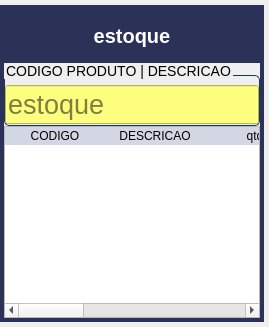
               <widget class="QWidget" name="estoque">
                <property name="styleSheet">
                 <string notr="true"/>
                </property>
                <layout class="QVBoxLayout" name="verticalLayout_10">
                 <property name="spacing">
                  <number>5</number>
                 </property>
                 <property name="leftMargin">
                  <number>0</number>
                 </property>
                 <property name="topMargin">
                  <number>5</number>
                 </property>
                 <property name="rightMargin">
                  <number>5</number>
                 </property>
                 <property name="bottomMargin">
                  <number>5</number>
                 </property>
                 <item>
                  <widget class="QFrame" name="frame_estoque_pdv">
                   <property name="styleSheet">
                    <string notr="true">QFrame#frame_estoque_pdv{
border:4px solid  #2b3157;
}</string>
                   </property>
                   <property name="frameShape">
                    <enum>QFrame::StyledPanel</enum>
                   </property>
                   <property name="frameShadow">
                    <enum>QFrame::Raised</enum>
                   </property>
                   <layout class="QVBoxLayout" name="verticalLayout_12">
                    <property name="spacing">
                     <number>0</number>
                    </property>
                    <property name="leftMargin">
                     <number>0</number>
                    </property>
                    <property name="topMargin">
                     <number>0</number>
                    </property>
                    <property name="rightMargin">
                     <number>0</number>
                    </property>
                    <property name="bottomMargin">
                     <number>0</number>
                    </property>
                    <item>
                     <widget class="QLabel" name="label">
                      <property name="font">
                       <font>
                        <pointsize>15</pointsize>
                        <bold>true</bold>
                       </font>
                      </property>
                      <property name="styleSheet">
                       <string notr="true">background-color: #2b3157;
color:white;
padding:15px</string>
                      </property>
                      <property name="text">
                       <string>estoque</string>
                      </property>
                      <property name="alignment">
                       <set>Qt::AlignCenter</set>
                      </property>
                     </widget>
                    </item>
                    <item>
                     <widget class="QGroupBox" name="groupBox_6">
                      <property name="maximumSize">
                       <size>
                        <width>16777215</width>
                        <height>80</height>
                       </size>
                      </property>
                      <property name="styleSheet">
                       <string notr="true">QGroupBox  {
    border: 1px solid gray;
    border-color: #FF17365D;
    margin-top: 12px;
    font-size: 14px;
    border-radius: 5px;

}
QGroupBox::title  {
    subcontrol-origin: margin;
    subcontrol-position: top LEFT;

}</string>
                      </property>
                      <property name="title">
                       <string>CODIGO PRODUTO | DESCRICAO</string>
                      </property>
                      <layout class="QHBoxLayout" name="horizontalLayout_6">
                       <property name="spacing">
                        <number>0</number>
                       </property>
                       <property name="leftMargin">
                        <number>0</number>
                       </property>
                       <property name="rightMargin">
                        <number>0</number>
                       </property>
                       <property name="bottomMargin">
                        <number>1</number>
                       </property>
                       <item>
                        <widget class="QLineEdit" name="line_estoque">
                         <property name="sizePolicy">
                          <sizepolicy hsizetype="Expanding" vsizetype="Expanding">
                           <horstretch>0</horstretch>
                           <verstretch>0</verstretch>
                          </sizepolicy>
                         </property>
                         <property name="font">
                          <font>
                           <pointsize>20</pointsize>
                          </font>
                         </property>
                         <property name="focusPolicy">
                          <enum>Qt::TabFocus</enum>
                         </property>
                         <property name="styleSheet">
                          <string notr="true">background-color: rgb(255, 255, 127);</string>
                         </property>
                         <property name="placeholderText">
                          <string>estoque</string>
                         </property>
                        </widget>
                       </item>
                      </layout>
                     </widget>
                    </item>
                    <item>
                     <widget class="QTableWidget" name="tab_estoque_itens">
                      <property name="focusPolicy">
                       <enum>Qt::TabFocus</enum>
                      </property>
                      <property name="contextMenuPolicy">
                       <enum>Qt::ActionsContextMenu</enum>
                      </property>
                      <property name="styleSheet">
                       <string notr="true">QHeaderView, QHeaderView::section {
   color:white;
	background-color: #d3d7e4;
	font: 10pt &quot;Segoe UI&quot;;
color:black;
border:none;

}

QTableWidget{

	font: 11pt &quot;Segoe UI&quot;;
	selection-background-color: rgb(234, 110, 60);
}
</string>
                      </property>
                      <property name="editTriggers">
                       <set>QAbstractItemView::NoEditTriggers</set>
                      </property>
                      <property name="tabKeyNavigation">
                       <bool>false</bool>
                      </property>
                      <property name="showDropIndicator" stdset="0">
                       <bool>false</bool>
                      </property>
                      <property name="dragDropOverwriteMode">
                       <bool>false</bool>
                      </property>
                      <property name="alternatingRowColors">
                       <bool>false</bool>
                      </property>
                      <property name="selectionMode">
                       <enum>QAbstractItemView::ContiguousSelection</enum>
                      </property>
                      <property name="selectionBehavior">
                       <enum>QAbstractItemView::SelectRows</enum>
                      </property>
                      <property name="showGrid">
                       <bool>true</bool>
                      </property>
                      <property name="wordWrap">
                       <bool>false</bool>
                      </property>
                      <property name="cornerButtonEnabled">
                       <bool>false</bool>
                      </property>
                      <attribute name="horizontalHeaderStretchLastSection">
                       <bool>true</bool>
                      </attribute>
                      <attribute name="verticalHeaderVisible">
                       <bool>false</bool>
                      </attribute>
                      <attribute name="verticalHeaderHighlightSections">
                       <bool>true</bool>
                      </attribute>
                      <column>
                       <property name="text">
                        <string>CODIGO</string>
                       </property>
                      </column>
                      <column>
                       <property name="text">
                        <string>DESCRICAO</string>
                       </property>
                      </column>
                      <column>
                       <property name="text">
                        <string>qtd</string>
                       </property>
                      </column>
                      <column>
                       <property name="text">
                        <string>custo</string>
                       </property>
                      </column>
                      <column>
                       <property name="text">
                        <string>venda</string>
                       </property>
                      </column>
                      <column>
                       <property name="text">
                        <string>tributo</string>
                       </property>
                      </column>
                      <column>
                       <property name="text">
                        <string/>
                       </property>
                      </column>
                     </widget>
                    </item>
                   </layout>
                  </widget>
                 </item>
                </layout>
               </widget>
